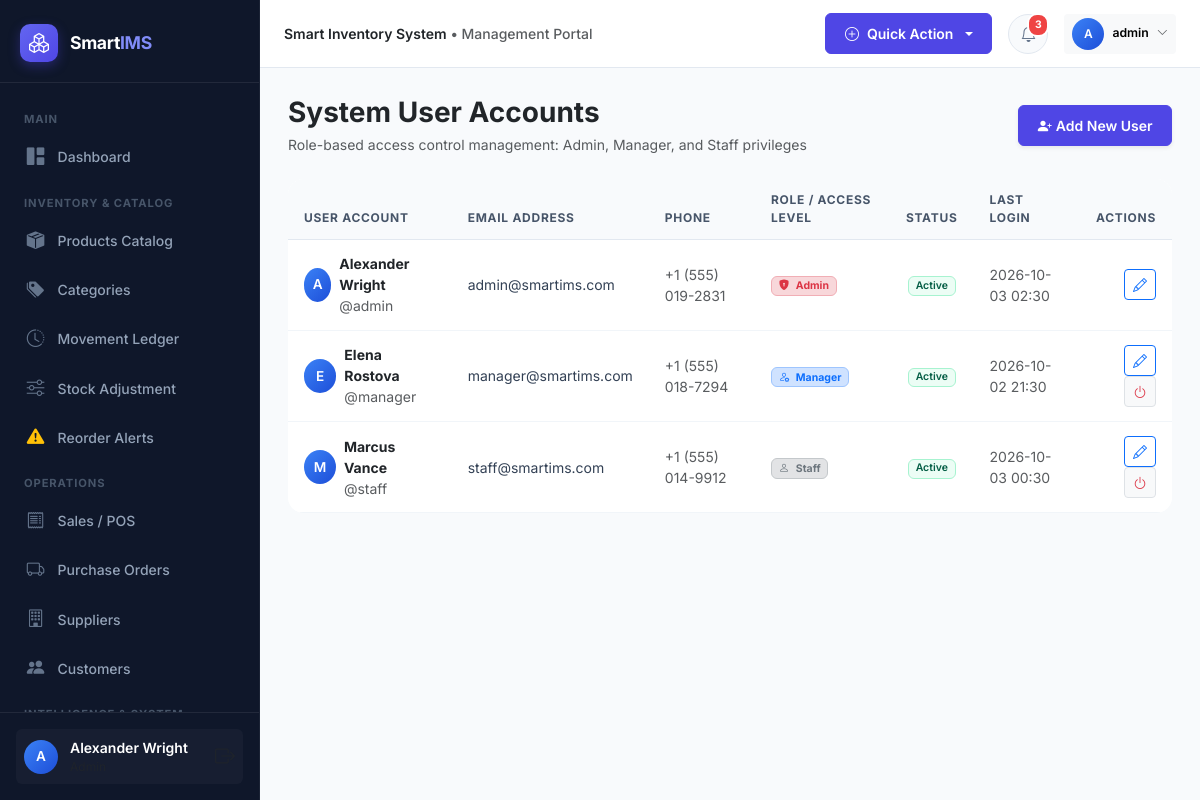
The app's page /users (signed in) with its own data.
### models/user.py (models this page shows, shortened)
class User(UserMixin, db.Model):
    __tablename__ = 'users'
    id = db.Column(db.Integer, primary_key=True)
    username = db.Column(db.String(64), unique=True, nullable=False, index=True)
    email = db.Column(db.String(120), unique=True, nullable=False, index=True)
    password_hash = db.Column(db.String(256), nullable=False)
    full_name = db.Column(db.String(100), nullable=False)
    phone = db.Column(db.String(25))
    role_id = db.Column(db.Integer, db.ForeignKey('roles.id'), nullable=False)
    is_active = db.Column(db.Boolean, default=True)
    last_login = db.Column(db.DateTime)
    created_at = db.Column(db.DateTime, default=datetime.utcnow)
    updated_at = db.Column(db.DateTime, default=datetime.utcnow, onupdate=datetime.utcnow)
    role = db.relationship('Role', back_populates='users')
    purchases = db.relationship('PurchaseOrder', back_populates='user', lazy='dynamic')
    sales = db.relationship('Sale', back_populates='user', lazy='dynamic')
    inventory_transactions = db.relationship('InventoryTransaction', back_populates='user', lazy='dynamic')
    stock_adjustments = db.relationship('StockAdjustment', back_populates='user', lazy='dynamic')
    audit_logs = db.relationship('AuditLog', back_populates='user', lazy='dynamic')
    def has_role(self, *role_names):
        if not self.role:
            return False
        return self.role.name in role_names
    @property
    def is_admin(self):
        return self.role and self.role.name == 'Admin'

### routes/users.py (the view)
@users_bp.route('/users')
@login_required
@admin_required
def index():
    users = User.query.order_by(User.id.asc()).all()
    return render_template('users/index.html', users=users)

### templates/users/index.html (shortened to what this page needs)
{% extends "base.html" %}
{% block content %}
<div class="d-flex flex-column flex-md-row align-items-md-center justify-content-between mb-4 gap-3">
  <div>
    <h3 class="fw-bold text-dark mb-1">System User Accounts</h3>
    <p class="text-muted small mb-0">Role-based access control management: Admin, Manager, and Staff privileges</p>
  </div>
  <a href="{{ url_for('users.create') }}" class="btn btn-primary btn-sm d-flex align-items-center gap-1 shadow-sm">
    <i class="bi bi-person-plus-fill"></i>
    <span>Add New User</span>
  </a>
</div>
<div class="card border-0 shadow-card rounded-4 overflow-hidden">
  <div class="table-responsive">
    <table class="table table-custom mb-0">
      <thead>
        <tr>
          <th>User Account</th>
          <th>Email Address</th>
          <th>Phone</th>
          <th>Role / Access Level</th>
          <th class="text-center">Status</th>
          <th>Last Login</th>
          <th class="text-end">Actions</th>
        </tr>
      </thead>
      <tbody>
        {% for u in users %}
        <tr>
          <td>
            <div class="d-flex align-items-center gap-2">
              <div class="user-avatar-sm" style="width: 34px; height: 34px; font-size: 0.85rem;">
                {{ u.full_name[:1] }}
              </div>
              <div>
                <strong class="text-dark d-block">{{ u.full_name }}</strong>
                <span class="text-muted extra-small">@{{ u.username }}</span>
              </div>
            </div>
          </td>
          <td class="small">{{ u.email }}</td>
          <td class="small text-muted">{{ u.phone or '-' }}</td>
          <td>
            {% if u.role.name == 'Admin' %}
              <span class="badge bg-danger-subtle text-danger border border-danger-subtle"><i class="bi bi-shield-lock-fill me-1"></i> Admin</span>
            {% elif u.role.name == 'Manager' %}
              <span class="badge bg-primary-subtle text-primary border border-primary-subtle"><i class="bi bi-person-gear me-1"></i> Manager</span>
            {% else %}
              <span class="badge bg-secondary-subtle text-secondary border border-secondary-subtle"><i class="bi bi-person me-1"></i> Staff</span>
            {% endif %}
          </td>
          <td class="text-center">
            {% if u.is_active %}
              <span class="badge badge-soft-success">Active</span>
            {% else %}
              <span class="badge badge-soft-danger">Deactivated</span>
            {% endif %}
          </td>
          <td class="extra-small text-muted">
            {{ u.last_login.strftime('%Y-%m-%d %H:%M') if u.last_login else 'Never' }}
          </td>
          <td class="text-end">
            <a href="{{ url_for('users.edit', id=u.id) }}" class="btn btn-sm btn-outline-primary py-1 px-2" title="Edit User">
              <i class="bi bi-pencil"></i>
            </a>
            {% if u.id != current_user.id %}
            <form action="{{ url_for('users.toggle_status', id=u.id) }}" method="POST" class="d-inline" onsubmit="return confirm('Toggle status for user {{ u.username }}?');">
              <button type="submit" class="btn btn-sm btn-light border py-1 px-2" title="Toggle Active Status">
                <i class="bi bi-power {% if u.is_active %}text-danger{% else %}text-success{% endif %}"></i>
              </button>
            </form>
            {% endif %}
          </td>
        </tr>
        {% endfor %}
      </tbody>
    </table>
  </div>
</div>
{% endblock %}

### templates/base.html (shortened to what this page needs)
<!DOCTYPE html>
<html lang="en">
<head>
  <link href="https://cdn.jsdelivr.net/npm/bootstrap@5.3.3/dist/css/bootstrap.min.css" rel="stylesheet">
  <link href="https://cdn.jsdelivr.net/npm/bootstrap-icons@1.11.3/font/bootstrap-icons.min.css" rel="stylesheet">
  <link href="{{ url_for('static', filename='css/style.css') }}" rel="stylesheet">
</head>
<body>
{% if current_user.is_authenticated %}
  <aside id="sidebar-wrapper">
    <div class="sidebar-brand">
      <div class="sidebar-brand-icon">
        <i class="bi bi-boxes"></i>
      </div>
      <div class="sidebar-brand-text">Smart<span>IMS</span></div>
    </div>
    <div class="sidebar-menu">
      <div class="sidebar-heading">Main</div>
      <a href="{{ url_for('dashboard.index') }}" class="nav-link-custom {% if request.endpoint == 'dashboard.index' %}active{% endif %}">
        <i class="bi bi-grid-1x2-fill"></i>
        <span>Dashboard</span>
      </a>
      <div class="sidebar-heading">Inventory & Catalog</div>
      <a href="{{ url_for('products.index') }}" class="nav-link-custom {% if request.endpoint and request.endpoint.startswith('products.') %}active{% endif %}">
        <i class="bi bi-box-seam-fill"></i>
        <span>Products Catalog</span>
      </a>
      <a href="{{ url_for('categories.index') }}" class="nav-link-custom {% if request.endpoint and request.endpoint.startswith('categories.') %}active{% endif %}">
        <i class="bi bi-tags-fill"></i>
        <span>Categories</span>
      </a>
      <a href="{{ url_for('inventory.ledger') }}" class="nav-link-custom {% if request.endpoint == 'inventory.ledger' %}active{% endif %}">
        <i class="bi bi-clock-history"></i>
        <span>Movement Ledger</span>
      </a>
      <a href="{{ url_for('inventory.adjust') }}" class="nav-link-custom {% if request.endpoint == 'inventory.adjust' %}active{% endif %}">
        <i class="bi bi-sliders"></i>
        <span>Stock Adjustment</span>
      </a>
      <a href="{{ url_for('inventory.reorder') }}" class="nav-link-custom {% if request.endpoint == 'inventory.reorder' %}active{% endif %}">
        <i class="bi bi-exclamation-triangle-fill text-warning"></i>
        <span>Reorder Alerts</span>
      </a>
      <div class="sidebar-heading">Operations</div>
      <a href="{{ url_for('sales.index') }}" class="nav-link-custom {% if request.endpoint and request.endpoint.startswith('sales.') %}active{% endif %}">
        <i class="bi bi-receipt"></i>
        <span>Sales / POS</span>
      </a>
      <a href="{{ url_for('purchases.index') }}" class="nav-link-custom {% if request.endpoint and request.endpoint.startswith('purchases.') %}active{% endif %}">
        <i class="bi bi-truck"></i>
        <span>Purchase Orders</span>
      </a>
      <a href="{{ url_for('suppliers.index') }}" class="nav-link-custom {% if request.endpoint and request.endpoint.startswith('suppliers.') %}active{% endif %}">
        <i class="bi bi-building"></i>
        <span>Suppliers</span>
      </a>
      <a href="{{ url_for('customers.index') }}" class="nav-link-custom {% if request.endpoint and request.endpoint.startswith('customers.') %}active{% endif %}">
        <i class="bi bi-people-fill"></i>
        <span>Customers</span>
      </a>
      <div class="sidebar-heading">Intelligence & System</div>
    </div>
    <div class="sidebar-footer">
      <div class="user-badge">
        <div class="user-avatar-sm">
          {{ current_user.full_name[:1] }}
        </div>
        <div class="overflow-hidden flex-grow-1">
          <div class="text-white text-truncate fw-semibold small">{{ current_user.full_name }}</div>
          <div class="text-muted extra-small text-truncate" style="font-size:0.75rem;">{{ current_user.role.name }}</div>
        </div>
        <a href="{{ url_for('auth.logout') }}" class="text-muted hover-white ms-1" title="Sign Out">
          <i class="bi bi-box-arrow-right fs-5"></i>
        </a>
      </div>
    </div>
  </aside>
  <div id="page-content-wrapper">
    <nav class="top-navbar">
      <div class="d-flex align-items-center gap-3">
        <div class="d-none d-md-block text-muted small fw-medium">
          <span class="text-dark fw-semibold">{{ app_config.COMPANY_NAME }}</span> &bull; Management Portal
        </div>
      </div>
      <div class="d-flex align-items-center gap-3">
        <div class="dropdown">
          <button class="btn btn-sm btn-primary dropdown-toggle d-flex align-items-center gap-2" type="button" data-bs-toggle="dropdown">
            <i class="bi bi-plus-circle"></i>
            <span class="d-none d-sm-inline">Quick Action</span>
          </button>
        </div>
        <div class="dropdown">
          <button class="nav-icon-btn" type="button" data-bs-toggle="dropdown" aria-expanded="false">
            <i class="bi bi-bell"></i>
            <span id="notif-badge" class="pulse-badge" style="{% if unread_notifications_count == 0 %}display:none;{% endif %}">
              {{ unread_notifications_count }}
            </span>
          </button>
        </div>
        <div class="dropdown">
          <button class="btn btn-sm btn-light border-0 d-flex align-items-center gap-2" type="button" data-bs-toggle="dropdown">
            <div class="user-avatar-sm" style="width: 32px; height: 32px; font-size: 0.75rem;">
              {{ current_user.full_name[:1] }}
            </div>
            <span class="d-none d-md-inline small fw-semibold">{{ current_user.username }}</span>
            <i class="bi bi-chevron-down extra-small text-muted" style="font-size:0.7rem;"></i>
          </button>
        </div>
      </div>
    </nav>
    <main class="main-body-container">
      {% block content %}{% endblock %}
    </main>
  </div>
{% else %}
  <main class="w-100 min-vh-100 d-flex align-items-center justify-content-center p-3">
    {% block auth_content %}{% endblock %}
  </main>
{% endif %}
</body>
</html>

### records on screen
User: full_name "A", full_name "Alexander Wright", username "admin", email "admin@smartims.com", phone "+1 (555) 019-2831", shows "Admin", is_active "Active", last_login "2026-10-03 02:30"
User: full_name "E", full_name "Elena Rostova", username "manager", email "manager@smartims.com", phone "+1 (555) 018-7294", shows "Manager", is_active "Active", last_login "2026-10-02 21:30"
User: full_name "M", full_name "Marcus Vance", username "staff", email "staff@smartims.com", phone "+1 (555) 014-9912", shows "Staff", is_active "Active", last_login "2026-10-03 00:30"

### other values on screen
{{ app_config.COMPANY_NAME }} "Smart Inventory System"
{{ unread_notifications_count }} "3"
